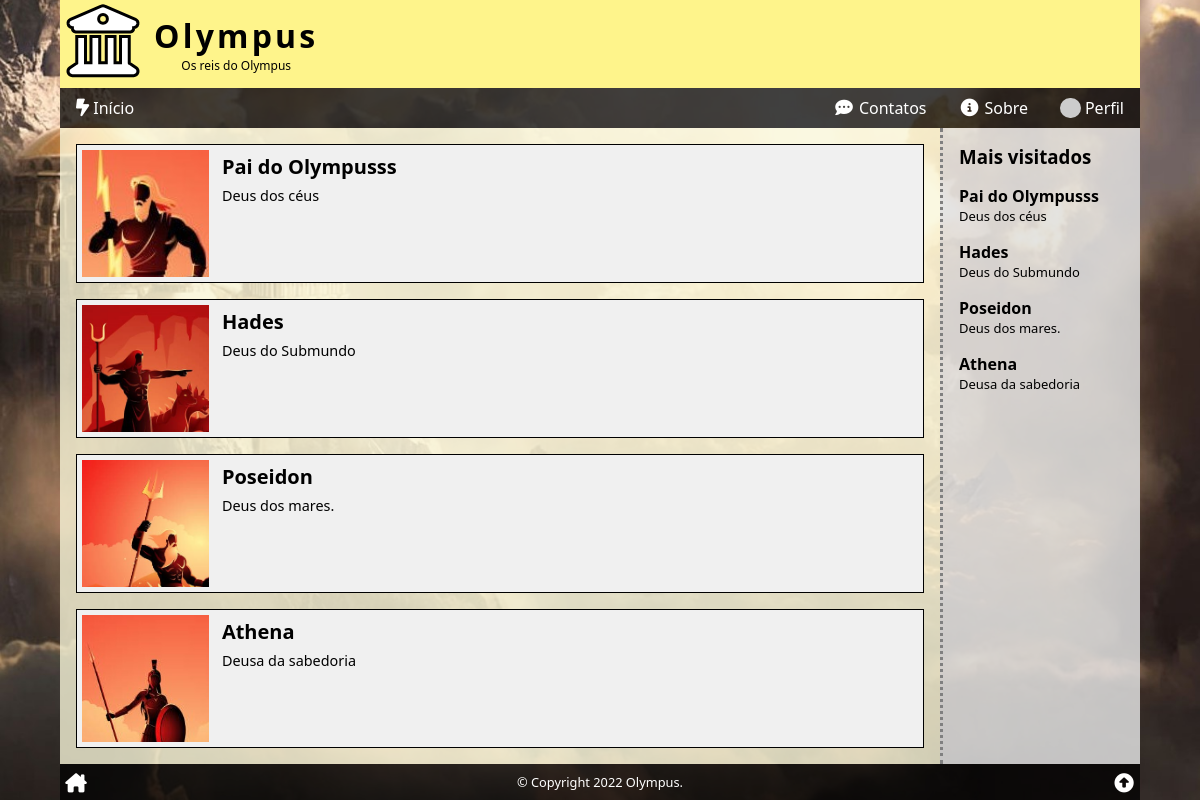
Page / (signed in) on the earlier database version.
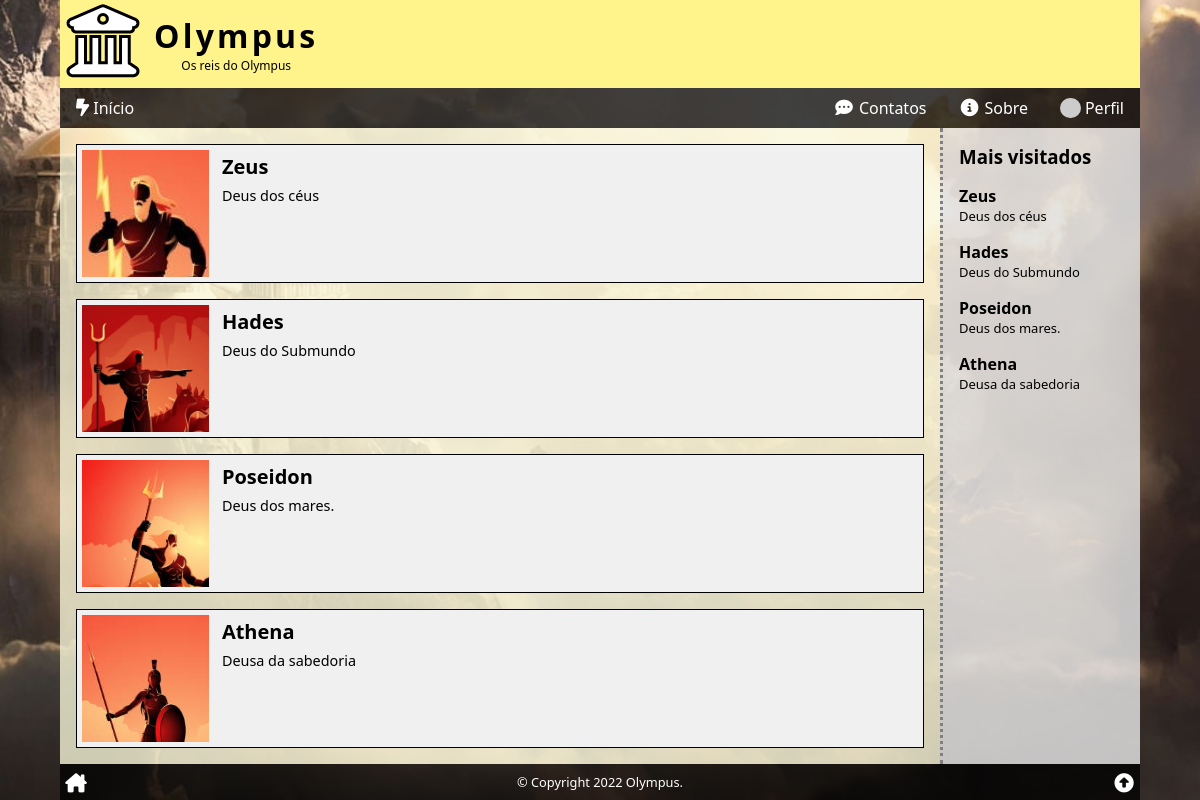
Same page on the later database version.
### tables this page shows
CREATE TABLE articles (
    art_id INT PRIMARY KEY AUTO_INCREMENT,
    art_title VARCHAR(127),
    art_intro VARCHAR(255),
    art_thumb VARCHAR(255),
    art_content TEXT,
    art_author INT,
    art_views int DEFAULT "0",
    art_date TIMESTAMP DEFAULT CURRENT_TIMESTAMP,
    art_status ENUM('on', 'off', 'deleted') DEFAULT 'on',
    FOREIGN KEY (art_author) REFERENCES users (user_id)

);

### index.php (the view, shortened to what this page needs)
<?php
require($_SERVER['DOCUMENT_ROOT'] . '/_config.php');
$sql = <<<SQL
SELECT art_id, art_title, art_intro, art_thumb
    FROM articles
WHERE art_status = 'on'
    AND art_date <= NOW()
ORDER BY art_date DESC;
SQL;
$res = $conn->query($sql);
$artigos = '<div class="items">' . "\n";
while ($artigo = $res->fetch_assoc()) :
    $artigos .= <<<HTML
        <div class="item" onclick="location.href='/ler/?id={$artigo['art_id']}'">
            <div class="thumb" style="background-image: url('{$artigo['art_thumb']}')" title="Imagem de {$artigo['art_title']}"></div>
            <div class="body">
                <h4>{$artigo['art_title']}</h4>
                <span>{$artigo['art_intro']}</span>
            </div>
        </div>
HTML;
endwhile;
$artigos .= '</div>';
require($_SERVER['DOCUMENT_ROOT'] . '/_header.php');
?>
<section>
    <?php
    echo $artigos;
    ?>
</section>
<aside>
    <?php
    $mv = mostViewed();
    if ($mv) echo "<h3>Mais visitados</h3>{$mv}";
    ?>
</aside>
<?php
require($_SERVER['DOCUMENT_ROOT'] . '/_footer.php');

### _config.php (shortened to what this page needs)
<?php
$ini = parse_ini_file($_SERVER['DOCUMENT_ROOT'] . '/_config.ini', true);
foreach ($ini as $key => $val) :
    if ($_SERVER['SERVER_NAME'] === $key) :
        $conn = new mysqli($val['hostname'], $val['username'], $val['password'], $val['database']);
    endif;
endforeach;
$conn->query("SET NAMES 'utf8'");
$conn->query('SET character_set_connection=utf8');
$conn->query('SET character_set_client=utf8');
$conn->query('SET character_set_results=utf8');
$conn->query('SET GLOBAL lc_time_names = pt_BR');
$conn->query('SET lc_time_names = pt_BR');
function mostViewed($num = 4)
{
    global $conn;
    $sql = <<<SQL
SELECT art_id, art_title, art_intro
FROM articles
WHERE art_status = 'on'
	AND art_date <= NOW()
ORDER BY art_views DESC
LIMIT {$num};
SQL;
    $res = $conn->query($sql);
    $out = '';
    if ($res->num_rows > 0) :
        while ($art = $res->fetch_assoc()) :
            $out .= <<<HTML
<div class="side-art-box" onclick="location.href='/ler/?id={$art['art_id']}'">
    <div class="side-art-title">{$art['art_title']}</div>
    <div class="side-art-intro">{$art['art_intro']}</div>
</div>
HTML;
        endwhile;
    else :
        $out = false;
    endif;
    return $out;
}

Differences in the rows shown:
changed articles "Deus dos céus": art_title "Pai do Olympusss" → "Zeus"
